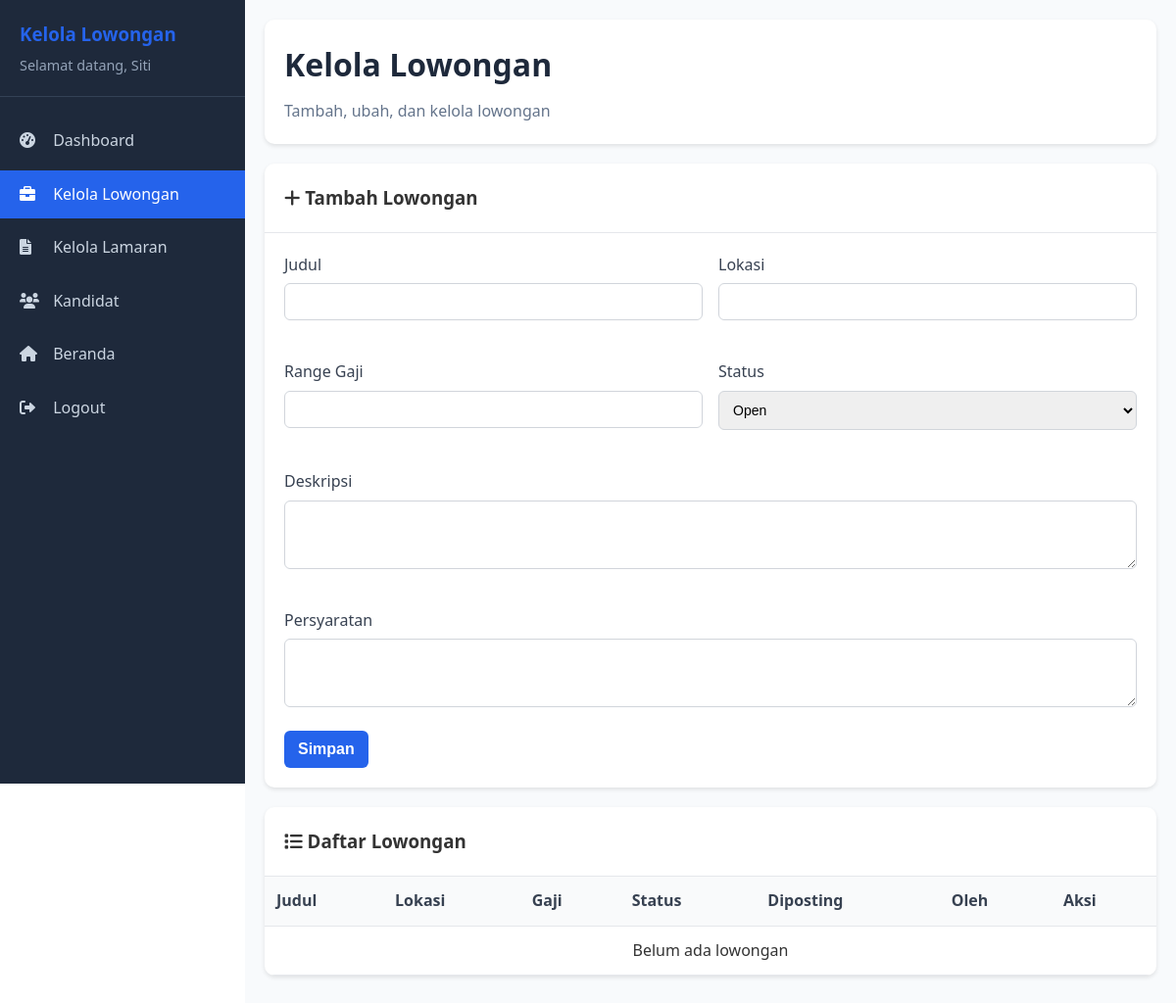
/hrd/lowongan.php (signed in), run on an earlier commit of the app's database.
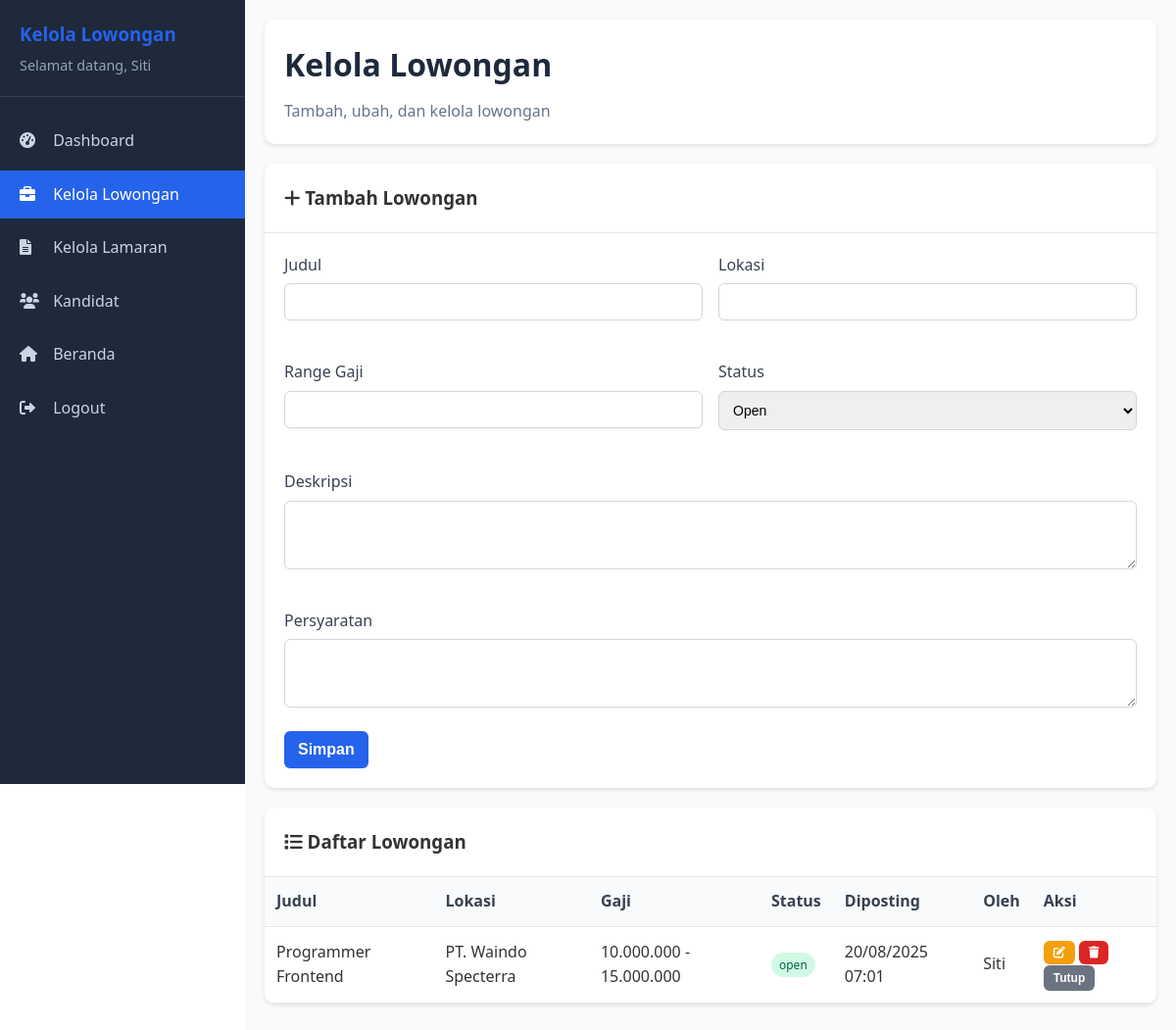
And on a later commit of the database.
### tables this page shows
CREATE TABLE `lowongan` (
  `job_id` int NOT NULL,
  `title` varchar(200) NOT NULL,
  `description` text NOT NULL,
  `requirements` text,
  `location` varchar(100) DEFAULT NULL,
  `salary_range` varchar(50) DEFAULT NULL,
  `status` enum('open','closed') DEFAULT 'open',
  `posted_by` int DEFAULT NULL,
  `posted_at` timestamp NULL DEFAULT CURRENT_TIMESTAMP,
  `updated_at` timestamp NULL DEFAULT NULL,
  `hapus` int NOT NULL DEFAULT '0'
);

CREATE TABLE `users` (
  `user_id` int NOT NULL,
  `username` varchar(50) NOT NULL,
  `password` varchar(255) NOT NULL,
  `email` varchar(100) NOT NULL,
  `full_name` varchar(100) DEFAULT NULL,
  `role` enum('admin','pelamar','hrd','konten') DEFAULT 'pelamar',
  `status` enum('active','inactive') DEFAULT 'active',
  `created_at` timestamp NULL DEFAULT CURRENT_TIMESTAMP,
  `hapus` int NOT NULL DEFAULT '0'
);

### hrd/lowongan.php (the view, shortened to what the changed rows need)
<?php
require_once '../connect/koneksi.php';
$list = mysqli_query($conn, "SELECT l.*, u.full_name AS poster FROM lowongan l LEFT JOIN users u ON l.posted_by = u.user_id WHERE l.hapus = 0 ORDER BY l.posted_at DESC");
?>
<!DOCTYPE html>
<html lang="id">
<head>
    <link rel="stylesheet" href="../assets/css/pages.css">
    <link rel="stylesheet" href="../assets/css/common.css">
    <link rel="stylesheet" href="css/dashboard.css">
    <link rel="stylesheet" href="css/lowongan.css">
    <link rel="stylesheet" href="https://cdnjs.cloudflare.com/ajax/libs/font-awesome/6.0.0/css/all.min.css">
</head>
<body>
    <div class="dashboard-container">
        <div class="main-content">
            <div class="dashboard-header">
                <h1>Kelola Lowongan</h1>
            </div>
            <div class="card">
                <div class="table-wrap">
                    <table>
                        <thead>
                            <tr>
                                <th>Judul</th>
                                <th>Lokasi</th>
                                <th>Gaji</th>
                                <th>Status</th>
                                <th>Diposting</th>
                                <th>Oleh</th>
                                <th>Aksi</th>
                            </tr>
                        </thead>
                        <tbody>
                            <?php if ($list && mysqli_num_rows($list) > 0): ?>
                                <?php while ($row = mysqli_fetch_assoc($list)): ?>
                                    <tr>
                                        <td><?php echo htmlspecialchars($row['title']); ?></td>
                                        <td><?php echo htmlspecialchars($row['location']); ?></td>
                                        <td><?php echo htmlspecialchars($row['salary_range']); ?></td>
                                        <td>
                                            <span class="badge badge-<?php echo $row['status'] === 'open' ? 'success' : 'secondary'; ?>"><?php echo htmlspecialchars($row['status']); ?></span>
                                        </td>
                                        <td><?php echo date('d/m/Y H:i', strtotime($row['posted_at'])); ?></td>
                                        <td><?php echo htmlspecialchars($row['poster'] ?: '-'); ?></td>
                                        <td>
                                            <button class="btn btn-sm btn-warning" onclick="openEdit(<?php echo (int)$row['job_id']; ?>, <?php echo htmlspecialchars(json_encode($row)); ?>)"><i class="fas fa-edit"></i></button>
                                            <form method="POST" style="display:inline" onsubmit="return confirm('Hapus lowongan ini?')">
                                                <button type="submit" class="btn btn-sm btn-danger"><i class="fas fa-trash"></i></button>
                                            </form>
                                            <form method="POST" style="display:inline">
                                                <button type="submit" class="btn btn-sm btn-secondary">
                                                    <?php echo $row['status'] === 'open' ? 'Tutup' : 'Buka'; ?>
                                                </button>
                                            </form>
                                        </td>
                                    </tr>
                                <?php endwhile; ?>
                            <?php else: ?>
                                <tr><td colspan="7" class="text-center">Belum ada lowongan</td></tr>
                            <?php endif; ?>
                        </tbody>
                    </table>
                </div>
            </div>
        </div>
    </div>
</body>
</html>

What changed in the data, as far as the page shows it:
added lowongan: title "Programmer Frontend", location "PT. Waindo Specterra", salary_range "10.000.000 - 15.000.000", status "open", posted_at "20/08/2025 07:01", posted_by.full_name "Siti", shows "Tutup"
Also different on the page:
text no longer shown: "Belum ada lowongan"
